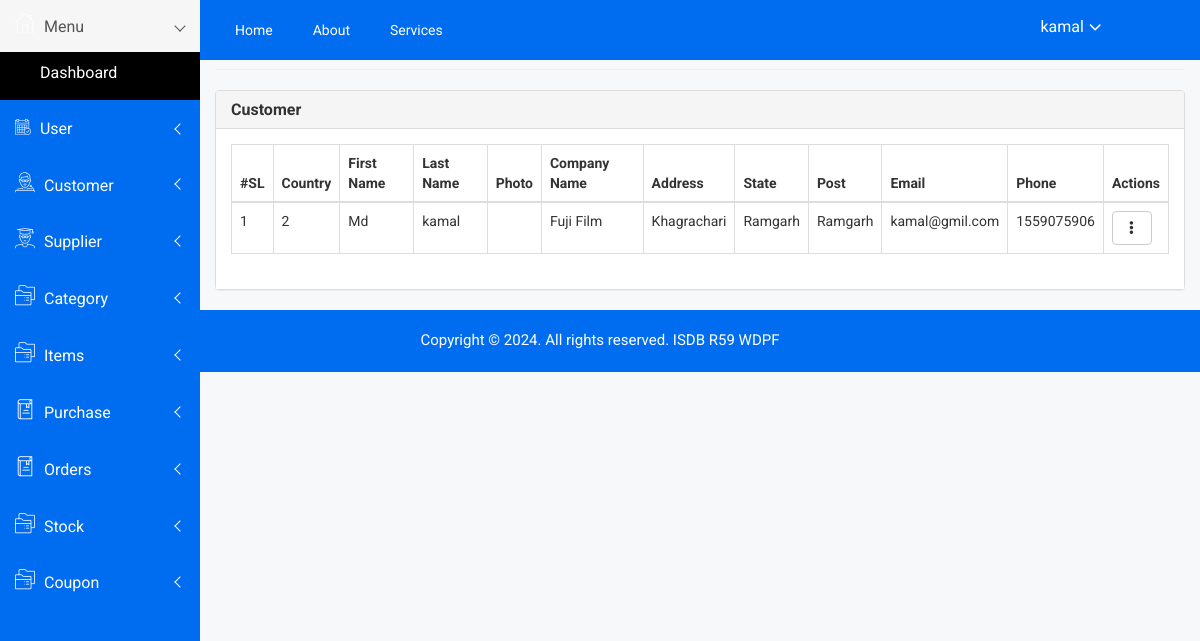
The page /admin/customer_list.php (signed in) on the database as committed earlier.
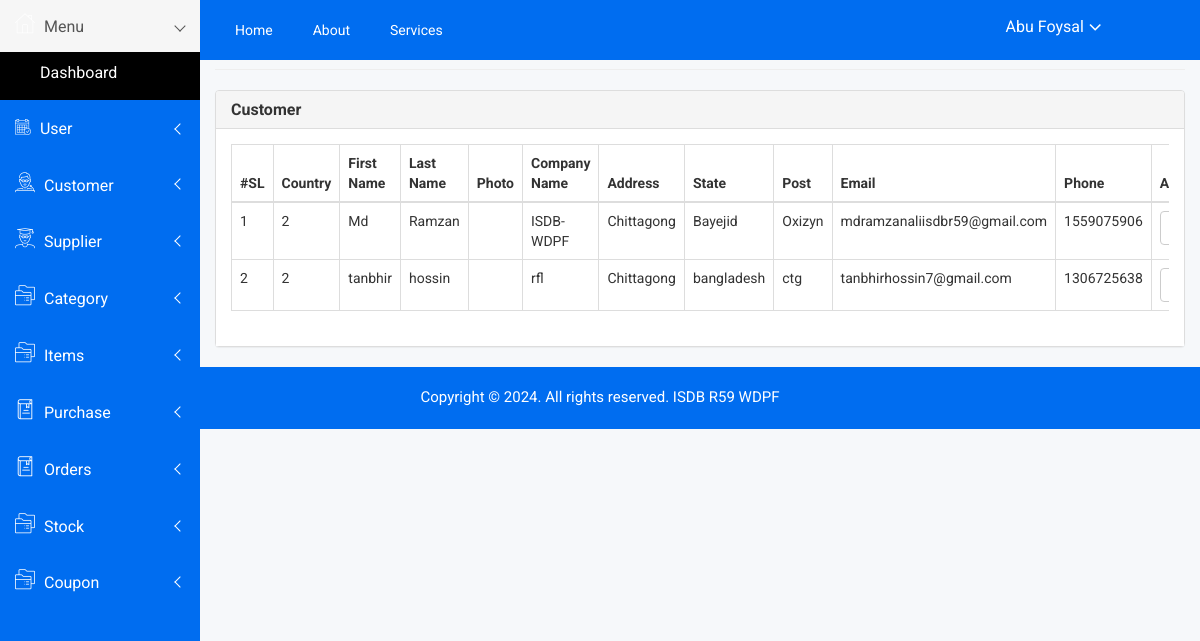
The same page on the database as committed later.
### tables this page shows
CREATE TABLE `customer` (
  `id` int(11) NOT NULL,
  `country` varchar(50) NOT NULL,
  `first_name` varchar(50) NOT NULL,
  `last_name` varchar(50) NOT NULL,
  `photo` varchar(100) NOT NULL,
  `password` varchar(256) NOT NULL,
  `company_name` varchar(100) NOT NULL,
  `address` varchar(100) NOT NULL,
  `state` varchar(100) NOT NULL,
  `post` varchar(50) NOT NULL,
  `email` varchar(50) NOT NULL,
  `phone` int(15) NOT NULL,
  `created_at` datetime DEFAULT NULL,
  `created_by` int(11) DEFAULT NULL,
  `updated_at` datetime DEFAULT NULL,
  `updated_by` int(11) DEFAULT NULL,
  `deleted_at` datetime DEFAULT NULL
);

### admin/include/connection.php (called while the page is built)
<?php
    include_once('class/crud.php');
    $mysqli=new crud("root","","sports_store");
    $baseurl="http://localhost/sports_store/admin/";
?>

### admin/class/crud.php (called while the page is built, shortened)
<?php
    class crud{
        private $host='localhost';
        private $connection;
        public function __construct($user,$password,$database){
            $this->user=$user;
            $this->password=$password;
            $this->database=$database;
            $this->connection=new mysqli($this->host,$this->user,$this->password,$this->database);
        }
        public function common_select($table,$fields='*',$condition=false,$sort_field=false,$sort='ASC'){
            $result=array();
            $error=false;
            $sql="select $fields from $table where deleted_at is null ";
            $rs=$this->connection->query($sql);
            if($rs){
                if($rs->num_rows > 0){
                    while($r=$rs->fetch_object()){
                        array_push($result,$r);
                    }
                }
            }else{
                $error=$this->connection->error;
            }
            $return = array('data'=>$result,'error'=>$error);
            return $return;
        }
    }
?>

### admin/customer_list.php (the view, shortened to what the changed rows need)
<?php include('include/header.php') ; ?>
<link href="https://cdn.datatables.net/1.10.24/css/dataTables.bootstrap.min.css" rel="stylesheet">
<div class="container-fluid">
    <div class="panel panel-default">
        <div class="panel-body">
            <div class="table-responsive">
                <table class="table table-bordered table-hover">
                    <thead>
                        <tr>
                            <th>#SL</th>
                            <th>Country</th>
                            <th>First Name</th>
                            <th>Last Name</th>
                            <th>Photo</th>
                            <th>Company Name</th>
                            <th>Address</th>
                            <th>State</th>
                            <th>Post</th>
                            <th>Email</th>
                            <th>Phone</th>
                            <th>Actions</th>
                        </tr>
                    </thead>
                    <tbody>
                        <?php
                            $result=$mysqli->common_select('customer');
                            if($result){
                                if($result['data']){
                                    $i=1;
                                    foreach($result['data'] as $data){
                        ?>
                        <tr>
                            <td><?= $i++ ?></td>
                            <td><?= $data->country ?></td>
                            <td><?= $data->first_name ?></td>
                            <td><?= $data->last_name ?></td>
                            <td><img src="<?= $baseurl ?>assets/customer_photos/<?= $data->photo ?>" width="80px" alt=""></td>
                            <td><?= $data->company_name ?></td>
                            <td><?= $data->address ?></td>
                            <td><?= $data->state ?></td>
                            <td><?= $data->post ?></td>
                            <td><?= $data->email ?></td>
                            <td><?= $data->phone ?></td>
                            <td>
                                <div class="dropdown">
                                    <button type="button" class="btn btn-default dropdown-toggle" data-toggle="dropdown">
                                        <i class="glyphicon glyphicon-option-vertical"></i>
                                    </button>
                                </div>
                            </td>
                        </tr>
                        <?php } } } ?>
                    </tbody>
                </table>
            </div>
        </div>
    </div>
</div>
<?php include('include/footer.php') ; ?>

### admin/include/header.php (shortened to what the changed rows need)
<?php require_once('connection.php'); ?>
<!doctype html>
<html class="no-js" lang="en">
<head>
    <link rel="stylesheet" href="<?= $baseurl ?>assets/css/bootstrap.min.css">
    <link rel="stylesheet" href="<?= $baseurl ?>assets/css/font-awesome.min.css">
    <link rel="stylesheet" href="<?= $baseurl ?>assets/css/owl.carousel.css">
    <link rel="stylesheet" href="<?= $baseurl ?>assets/css/owl.theme.css">
    <link rel="stylesheet" href="<?= $baseurl ?>assets/css/owl.transitions.css">
    <link rel="stylesheet" href="<?= $baseurl ?>assets/css/animate.css">
    <link rel="stylesheet" href="<?= $baseurl ?>assets/css/normalize.css">
    <link rel="stylesheet" href="<?= $baseurl ?>assets/css/meanmenu.min.css">
    <link rel="stylesheet" href="<?= $baseurl ?>assets/css/main.css">
    <link rel="stylesheet" href="<?= $baseurl ?>assets/css/educate-custon-icon.css">
    <link rel="stylesheet" href="<?= $baseurl ?>assets/css/morrisjs/morris.css">
    <link rel="stylesheet" href="<?= $baseurl ?>assets/css/scrollbar/jquery.mCustomScrollbar.min.css">
    <link rel="stylesheet" href="<?= $baseurl ?>assets/css/metisMenu/metisMenu.min.css">
    <link rel="stylesheet" href="<?= $baseurl ?>assets/css/metisMenu/metisMenu-vertical.css">
    <link rel="stylesheet" href="<?= $baseurl ?>assets/css/calendar/fullcalendar.min.css">
    <link rel="stylesheet" href="<?= $baseurl ?>assets/css/calendar/fullcalendar.print.min.css">
    <link rel="stylesheet" href="<?= $baseurl ?>assets/style.css">
    <link rel="stylesheet" href="<?= $baseurl ?>assets/css/responsive.css">
</head>
<body>
<div class="all-content-wrapper">
  <div class="header-advance-area">
    <div class="header-top-area">
        <div class="container-fluid">
            <div class="row">
                <div class="col-lg-12 col-md-12 col-sm-12 col-xs-12">
                    <div class="header-top-wraper">
                        <div class="row">
                            <div class="col-lg-5 col-md-5 col-sm-12 col-xs-12">
                                <div class="header-right-info">
                                    <ul class="nav navbar-nav mai-top-nav header-right-menu">
                                        <li class="nav-item">
                                            <a href="#" data-toggle="dropdown" role="button" aria-expanded="false" class="nav-link dropdown-toggle">
                                                <span class="admin-name"><?= $_SESSION['name'] ?></span>
                                                <i class="fa fa-angle-down edu-icon edu-down-arrow"></i>
                                            </a>
                                        </li>
                                    </ul>
                                </div>
                            </div>
                        </div>
                    </div>
                </div>
            </div>
        </div>
    </div>
</div>

Rows that differ between the two databases and show on the page:
no longer on this page (row edited): customer: country "2", first_name "Md", last_name "kamal", company_name "Fuji Film", address "Khagrachari", state "Ramgarh", post "Ramgarh", email "kamal@gmil.com", phone "1559075906"
added customer: country "2", first_name "Md", last_name "Ramzan", company_name "ISDB-WDPF", address "Chittagong", state "Bayejid", post "Oxizyn", email "mdramzanaliisdbr59@gmail.com", phone "1559075906"
added customer: country "2", first_name "tanbhir", last_name "hossin", company_name "rfl", address "Chittagong", state "bangladesh", post "ctg", email "tanbhirhossin7@gmail.com", phone "1306725638"
Other text that changed with them:
$_SESSION['name']: "kamal" → "Abu Foysal"
